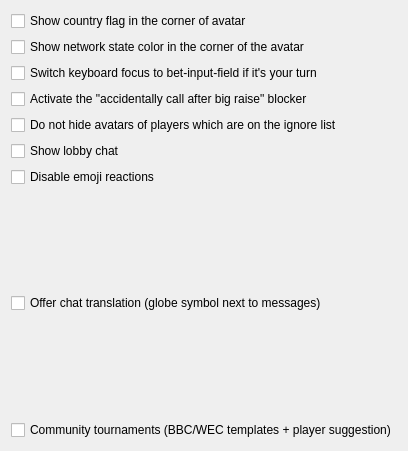
           <widget class="QWidget" name="tab_8">
            <attribute name="title">
             <string>Network / Internet Game</string>
            </attribute>
            <layout class="QGridLayout" name="gridLayout_3">
             <item row="7" column="1">
              <spacer name="verticalSpacer_9">
               <property name="orientation">
                <enum>Qt::Vertical</enum>
               </property>
               <property name="sizeHint" stdset="0">
                <size>
                 <width>20</width>
                 <height>221</height>
                </size>
               </property>
              </spacer>
             </item>
             <item row="0" column="0">
              <widget class="QCheckBox" name="checkBox_showCountryFlagInAvatar">
               <property name="text">
                <string>Show country flag in the corner of avatar</string>
               </property>
              </widget>
             </item>
             <item row="5" column="0" colspan="2">
              <widget class="QCheckBox" name="checkBox_UseLobbyChat">
               <property name="text">
                <string>Show lobby chat</string>
               </property>
              </widget>
             </item>
             <item row="2" column="0" colspan="2">
              <widget class="QCheckBox" name="checkBox_enableBetInputFocusSwitch">
               <property name="text">
                <string>Switch keyboard focus to bet-input-field if it's your turn</string>
               </property>
              </widget>
             </item>
             <item row="3" column="0" colspan="2">
              <widget class="QCheckBox" name="checkBox_enableAccidentallyCallBlocker">
               <property name="text">
                <string>Activate the &quot;accidentally call after big raise&quot; blocker</string>
               </property>
              </widget>
             </item>
             <item row="4" column="0" colspan="2">
              <widget class="QCheckBox" name="checkBox_dontHideAvatarsOfIgnored">
               <property name="text">
                <string>Do not hide avatars of players which are on the ignore list</string>
               </property>
              </widget>
             </item>
             <item row="1" column="0">
              <widget class="QCheckBox" name="checkBox_showPingStateInAvatar">
               <property name="text">
                <string>Show network state color in the corner of the avatar</string>
               </property>
              </widget>
             </item>
             <item row="6" column="0" colspan="2">
              <widget class="QCheckBox" name="checkBox_disableEmojiReactions">
               <property name="text">
                <string>Disable emoji reactions</string>
               </property>
              </widget>
             </item>
             <item row="7" column="0" colspan="2">
              <widget class="QCheckBox" name="checkBox_allowChatTranslation">
               <property name="toolTip">
                <string>Shows a globe symbol next to incoming chat messages. Tapping it translates that message into your selected language using an external service (Google Translate, or MyMemory as a fallback). Nothing is sent until you tap it.</string>
               </property>
               <property name="text">
                <string>Offer chat translation (globe symbol next to messages)</string>
               </property>
              </widget>
             </item>
             <item row="8" column="0" colspan="2">
              <widget class="QCheckBox" name="checkBox_ShowCommunityContent">
               <property name="toolTip">
                <string>Enables the official community tournament templates (BBC Steps, Monthly Cup, WEC) in the create-game dialog and the &quot;Suggest players&quot; button in the waiting room of your own BBC/WEC invite game. Only relevant for the few BBC/WEC hosts.</string>
               </property>
               <property name="text">
                <string>Community tournaments (BBC/WEC templates + player suggestion)</string>
               </property>
              </widget>
             </item>
            </layout>
           </widget>
